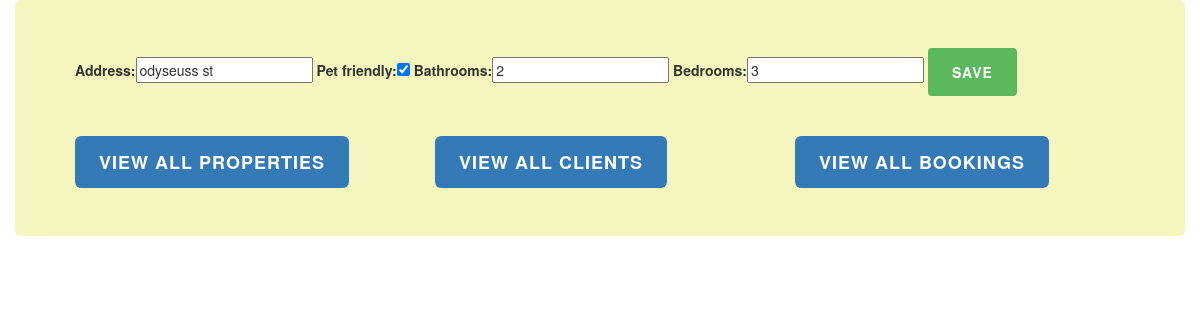
The page /ptb/properties/1/edit/ on the database as committed earlier.
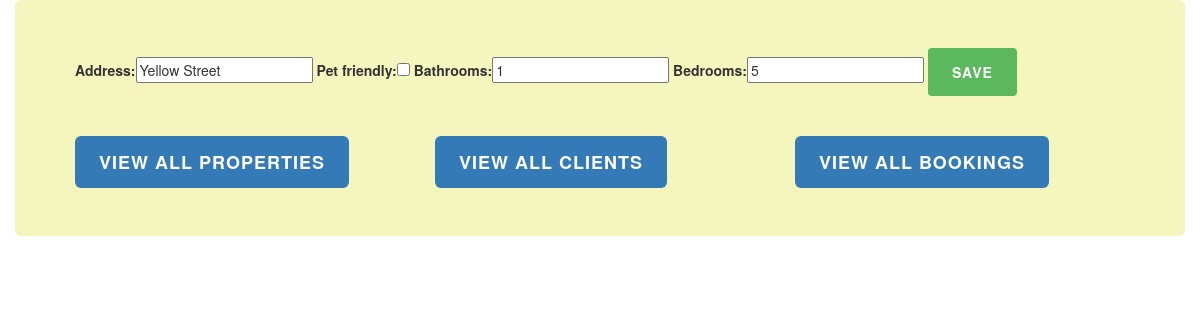
The same page on the database as committed later.
### ptb/models.py (models this page shows, shortened)
class Property(models.Model):
    owner = models.ForeignKey(Client, on_delete=models.CASCADE)
    address = models.CharField(max_length=200)
    pet_friendly = models.BooleanField(blank=False)
    bathrooms = models.PositiveIntegerField(blank=False)
    bedrooms = models.PositiveIntegerField(blank=False)

### ptb/views.py (the view)
# urls.py: url(r'^properties/(?P<num>[0-9]+)/edit/$', views.property_edit, name='property_edit'),
def property_edit(request, num):
    instance = Property.objects.get(id=num)
    edit = False
    form = PropertyForm(request.POST or None, instance=instance)
    if form.is_valid():
        form.save()
        edit = True
    return render(request, 'ptb/property_edit.html', {'form':form, 'edit': edit, 'property': instance })

### ptb/forms.py
class PropertyForm(forms.ModelForm):
    class Meta:
        model = Property
        fields = ('address', 'pet_friendly','bathrooms','bedrooms')

### ptb/templates/ptb/property_edit.html (shortened to what this page needs)
{% extends "./base.html" %}
{% block content %}
{% if edit == True %}
  <h2> Edited Successfully </h2> <br>
  <p>
  New Details <br>
  Address: {{ property.address }} <br>
  Bathrooms: {{ property.bathrooms }} <br>
  Bedrooms: {{ property.bedrooms }} <br>
  Pet Friendly: {% if property.pet_friendly %}
                  Yes
                {% else %}
                  No
                {% endif %} </p>
{% else %}
  <form method="POST">  {% csrf_token %}
    {{ form }}
    <button type="submit" class="btn btn-md btn-success"> Save </button>
  </form>
{% endif %}
{% endblock %}

Rows that differ between the two databases and show on the page:
changed Property: address "odyseuss st" → "Yellow Street"; pet_friendly "☑" → "☐"; bathrooms "2" → "1"; bedrooms "3" → "5"
